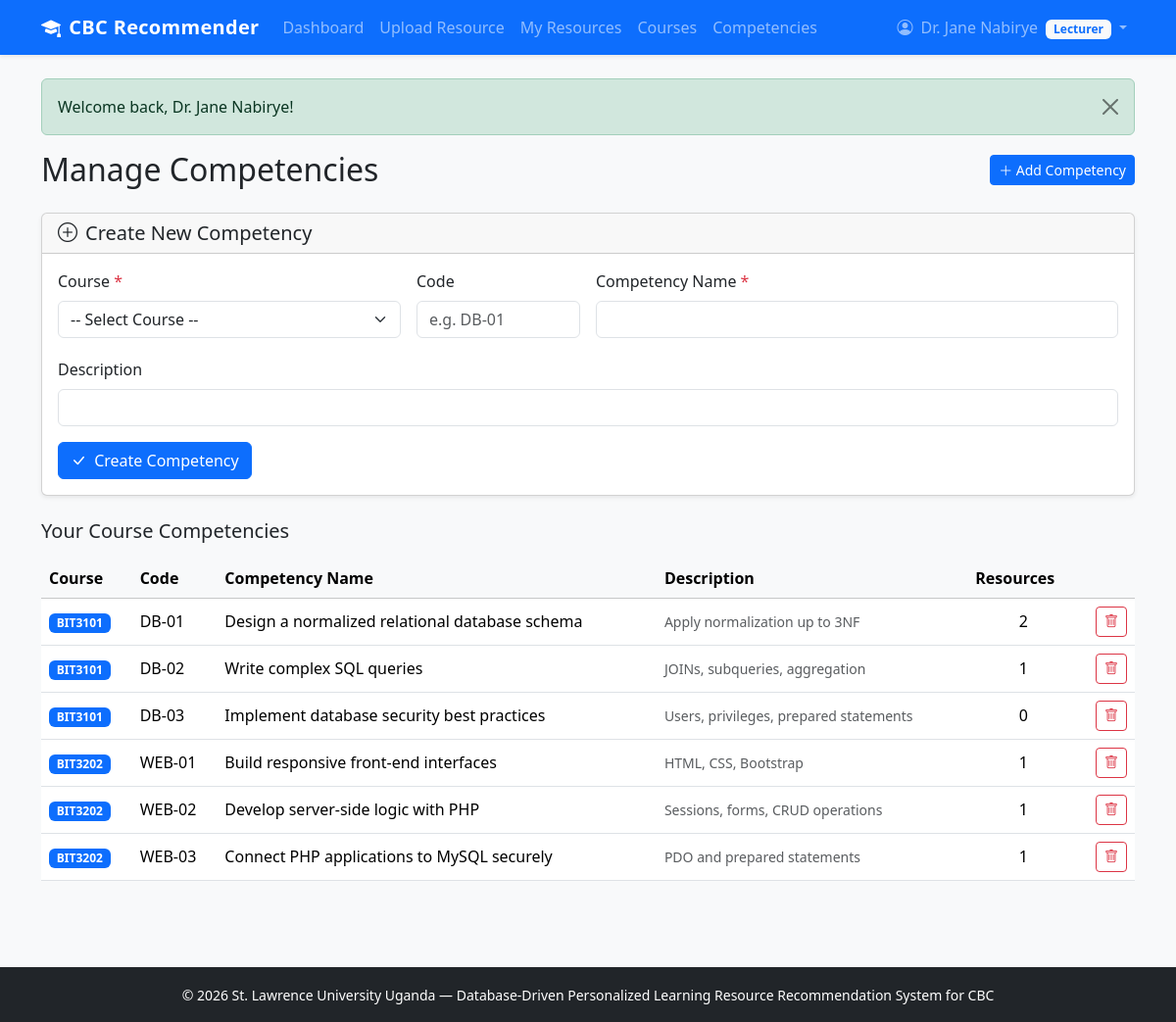
/lecturer/manage_competencies.php (signed in), run on the app's committed database.
### tables this page shows
CREATE TABLE competencies (
    competency_id INT PRIMARY KEY AUTO_INCREMENT,
    course_id INT NOT NULL,
    competency_code VARCHAR(30),
    competency_name VARCHAR(255) NOT NULL,
    description TEXT,
    FOREIGN KEY (course_id) REFERENCES courses(course_id) ON DELETE CASCADE
);

CREATE TABLE courses (
    course_id INT PRIMARY KEY AUTO_INCREMENT,
    course_code VARCHAR(20) UNIQUE NOT NULL,
    course_name VARCHAR(150) NOT NULL,
    description TEXT,
    created_at TIMESTAMP DEFAULT CURRENT_TIMESTAMP
);

### includes/functions.php (called while the page is built, shortened)
<?php
function e(?string $value): string
{
    return htmlspecialchars($value ?? '', ENT_QUOTES, 'UTF-8');
}

### lecturer/manage_competencies.php (the view, shortened to what this page needs)
<?php
$pdo = getPDO();
$user_id = $_SESSION['user_id'];
$stmt = $pdo->prepare('SELECT course_id FROM lecturer_courses WHERE user_id = ?');
$stmt->execute([$user_id]);
$my_course_ids = array_column($stmt->fetchAll(), 'course_id');
$placeholders = implode(',', array_fill(0, count($my_course_ids), '?'));
$stmt = $pdo->prepare("
    SELECT comp.*, co.course_code, co.course_name,
           (SELECT COUNT(*) FROM resources WHERE competency_id = comp.competency_id) AS res_count
    FROM competencies comp
    JOIN courses co ON co.course_id = comp.course_id
    WHERE comp.course_id IN ($placeholders)
    ORDER BY co.course_code, comp.competency_code
");
$stmt->execute($my_course_ids);
$competencies = $stmt->fetchAll();
require_once __DIR__ . '/../includes/header.php';
?>
<div class="d-flex justify-content-between align-items-center mb-4">
    <h2 class="mb-0">Manage Competencies</h2>
    <a href="#create-form" class="btn btn-primary btn-sm">
        <i class="bi bi-plus-lg"></i> Add Competency
    </a>
</div>
<div class="card shadow-sm mb-4" id="create-form">
    <div class="card-header">
        <h5 class="mb-0"><i class="bi bi-plus-circle me-2"></i>Create New Competency</h5>
    </div>
    <div class="card-body">
        <form method="POST">
            <div class="row g-3">
                <div class="col-md-4">
                    <label class="form-label">Course <span class="text-danger">*</span></label>
                    <select name="course_id" class="form-select" required>
                        <option value="">-- Select Course --</option>
                    </select>
                </div>
                <div class="col-md-2">
                    <label class="form-label">Code</label>
                    <input type="text" name="competency_code" class="form-control"
                           placeholder="e.g. DB-01"
                           value="<?= e($_POST['competency_code'] ?? '') ?>">
                </div>
                <div class="col-md-6">
                    <label class="form-label">Competency Name <span class="text-danger">*</span></label>
                    <input type="text" name="competency_name" class="form-control"
                           value="<?= e($_POST['competency_name'] ?? '') ?>" required>
                </div>
            </div>
            <div class="row g-3 mt-1">
                <div class="col-md-12">
                    <label class="form-label">Description</label>
                    <input type="text" name="description" class="form-control"
                           value="<?= e($_POST['description'] ?? '') ?>">
                </div>
            </div>
            <div class="mt-3">
                <button type="submit" class="btn btn-primary">
                    <i class="bi bi-check-lg me-1"></i> Create Competency
                </button>
            </div>
        </form>
    </div>
</div>
<h5 class="mb-3">Your Course Competencies</h5>
<?php if (empty($competencies)): ?>
    <div class="alert alert-info">No competencies found for your courses.</div>
<?php else: ?>
    <div class="table-responsive">
        <table class="table table-hover align-middle">
            <thead class="table-light">
                <tr>
                    <th>Course</th>
                    <th>Code</th>
                    <th>Competency Name</th>
                    <th>Description</th>
                    <th>Resources</th>
                    <th></th>
                </tr>
            </thead>
            <tbody>
                <?php foreach ($competencies as $comp): ?>
                    <tr>
                        <td><span class="badge bg-primary"><?= e($comp['course_code']) ?></span></td>
                        <td><?= e($comp['competency_code'] ?: '–') ?></td>
                        <td><?= e($comp['competency_name']) ?></td>
                        <td class="text-muted small"><?= e(mb_strimwidth($comp['description'] ?? '', 0, 50, '...')) ?></td>
                        <td class="text-center"><?= (int)$comp['res_count'] ?></td>
                        <td class="text-end">
                            <form method="POST" class="d-inline"
                                  onsubmit="return confirm('Delete this competency and all its resources?')">
                                <button type="submit" class="btn btn-sm btn-outline-danger">
                                    <i class="bi bi-trash"></i>
                                </button>
                            </form>
                        </td>
                    </tr>
                <?php endforeach; ?>
            </tbody>
        </table>
    </div>
<?php endif; ?>
<?php require_once __DIR__ . '/../includes/footer.php'; ?>

### assets/css/style.css (style rules this page uses)
body { min-height: 100vh; display: flex; flex-direction: column; }

### data on the page
competencies: course.course_code "BIT3101", competency_code "DB-01", competency_name "Design a normalized relational database schema", description "Apply normalization up to 3NF", res_count "2"
competencies: course.course_code "BIT3101", competency_code "DB-02", competency_name "Write complex SQL queries", description "JOINs, subqueries, aggregation", res_count "1"
competencies: course.course_code "BIT3101", competency_code "DB-03", competency_name "Implement database security best practices", description "Users, privileges, prepared statements", res_count "0"
competencies: course.course_code "BIT3202", competency_code "WEB-01", competency_name "Build responsive front-end interfaces", description "HTML, CSS, Bootstrap", res_count "1"
competencies: course.course_code "BIT3202", competency_code "WEB-02", competency_name "Develop server-side logic with PHP", description "Sessions, forms, CRUD operations", res_count "1"
competencies: course.course_code "BIT3202", competency_code "WEB-03", competency_name "Connect PHP applications to MySQL securely", description "PDO and prepared statements", res_count "1"

### other printed values
$_SESSION['full_name'] "Dr. Jane Nabirye"
current_role() "Lecturer"
$flash['message'] "Welcome back, Dr. Jane Nabirye!"
